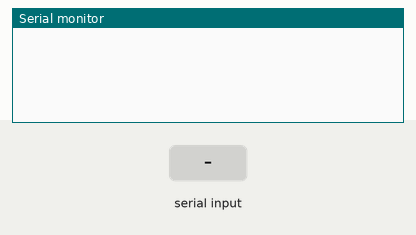
This sketch was run on a simulated Arduino Uno, built with avr-gcc and run on an emulated ATmega328P. Shown: the last lines printed to the serial monitor. The test bench sets the inputs (shaded band).

Above: at 0.9 s.
1.0 s: "1" received over Serial
At 3.1 s:
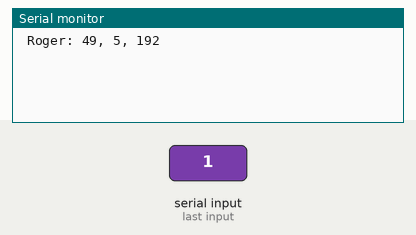
3.5 s: "0" received over Serial
At 4.9 s:
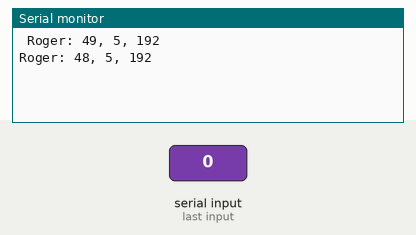
5.0 s: "2" received over Serial
At 7.3 s:
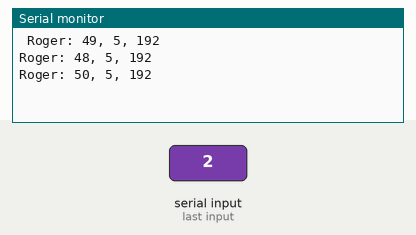

The sketch:

TalkToMatlab3.ino
```cpp
void setup() {
  // put your setup code here, to run once:
  Serial.begin(9600); //baud must match matlab side
  Serial.write(' ');

  int lenTargets = 6;
  byte matlabData[3];
  char reply[50];

  for (int i = 0; i<lenTargets; i++) {

    while (!Serial.available()) {
      continue; //do nothing
    }
    Serial.readBytes(matlabData,3);
    sprintf(reply,"Roger: %d, %d, %d", matlabData[0],matlabData[1],matlabData[2]);
    Serial.println(reply);
  }
}

void loop() {
  // put your main code here, to run repeatedly:

}
```

Measured:
- after the input at 1.0 s, the serial monitor: prints a new line after 1.0 s (image 1)
- after the input at 3.5 s, the serial monitor: prints a new line after 1.0 s (image 2)
- after the input at 5.0 s, the serial monitor: prints a new line after 1.0 s (image 3)
